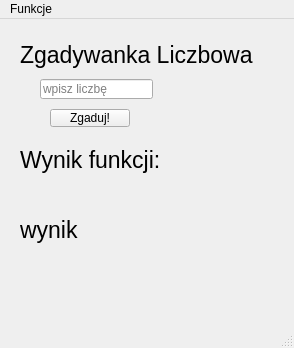
<?xml version="1.0" encoding="UTF-8"?>
<ui version="4.0">
 <class>MainWindow</class>
 <widget class="QMainWindow" name="MainWindow">
  <property name="geometry">
   <rect>
    <x>0</x>
    <y>0</y>
    <width>294</width>
    <height>348</height>
   </rect>
  </property>
  <property name="windowTitle">
   <string>MainWindow</string>
  </property>
  <widget class="QWidget" name="centralwidget">
   <widget class="QLineEdit" name="lineEdit">
    <property name="geometry">
     <rect>
      <x>40</x>
      <y>60</y>
      <width>113</width>
      <height>20</height>
     </rect>
    </property>
    <property name="placeholderText">
     <string>wpisz liczbę</string>
    </property>
   </widget>
   <widget class="QLabel" name="label">
    <property name="geometry">
     <rect>
      <x>20</x>
      <y>20</y>
      <width>251</width>
      <height>31</height>
     </rect>
    </property>
    <property name="font">
     <font>
      <pointsize>17</pointsize>
     </font>
    </property>
    <property name="text">
     <string>Zgadywanka Liczbowa</string>
    </property>
   </widget>
   <widget class="QPushButton" name="pushButton">
    <property name="geometry">
     <rect>
      <x>50</x>
      <y>90</y>
      <width>80</width>
      <height>18</height>
     </rect>
    </property>
    <property name="text">
     <string>Zgaduj!</string>
    </property>
   </widget>
   <widget class="QLabel" name="label_2">
    <property name="geometry">
     <rect>
      <x>20</x>
      <y>120</y>
      <width>181</width>
      <height>41</height>
     </rect>
    </property>
    <property name="font">
     <font>
      <pointsize>17</pointsize>
     </font>
    </property>
    <property name="text">
     <string>Wynik funkcji:</string>
    </property>
   </widget>
   <widget class="QLabel" name="label_wynik">
    <property name="geometry">
     <rect>
      <x>20</x>
      <y>160</y>
      <width>221</width>
      <height>101</height>
     </rect>
    </property>
    <property name="font">
     <font>
      <pointsize>17</pointsize>
     </font>
    </property>
    <property name="text">
     <string>wynik</string>
    </property>
   </widget>
  </widget>
  <widget class="QMenuBar" name="menubar">
   <property name="geometry">
    <rect>
     <x>0</x>
     <y>0</y>
     <width>294</width>
     <height>17</height>
    </rect>
   </property>
   <widget class="QMenu" name="menuFunkcja">
    <property name="title">
     <string>Funkcje</string>
    </property>
    <addaction name="actionLiniowa"/>
    <addaction name="actionKwadratowa"/>
   </widget>
   <addaction name="menuFunkcja"/>
  </widget>
  <widget class="QStatusBar" name="statusbar"/>
  <action name="actionLiniowa">
   <property name="text">
    <string>Liniowa</string>
   </property>
  </action>
  <action name="actionKwadratowa">
   <property name="text">
    <string>Kwadratowa</string>
   </property>
  </action>
 </widget>
 <resources/>
 <connections/>
</ui>
